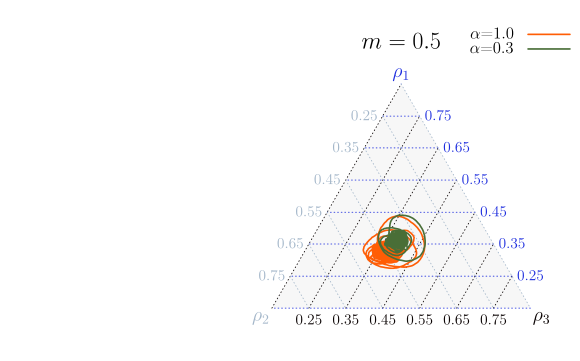

Generate this figure with gnuplot:
#!/usr/bin/gnuplot

reset

set term tikz
#set term png size 670,500
	outname = sprintf("a3m5.tex")
	set out outname
	
#set size 3.0, 2.0
	
########## Start multiplot (2x2) ##########	
	
	
##### Graph A #####

set size 1.6, 1.0


set bmargin 1
set lmargin 1
set rmargin 1
set tmargin 1
set size ratio 0.866
set yrange [0:0.866]
set xrange [0:1]
set noborder
set noxtics
set noytics
set label '$\rho_2$' at 0.12, 0.0636 center tc '#a3b6c9' font ",14"
set label '$\rho_3$' at 0.88, 0.0636 center tc '#0b0404' font ",14"
set label '$\rho_1$' at 0.5, 0.723 center tc '#1E2EDE' font ",14"

set label '$m=0.5$' at 0.5, 0.8 center tc 'black' font ",16"

set object 1 polygon from 0.15,0.0866 to 0.5,0.693 to 0.85,0.0866 to 0.15,0.0866
set object 1 back fc rgb "#f7f7f7" fillstyle solid 1.0 noborder

set style line 1 lc rgb '#0b0404' lt 0 lw 1.5 pt 6 #  green      (species 1)
set style line 2 lc rgb '#1E2EDE' lt 0 lw 1.5 pt 6 #  red	     (species 2)
set style line 3 lc rgb '#a3b6c9' lt 0 lw 1.5 pt 6 #  orange     (species 3)
set style line 4 lc rgb 'orange' lt 0 lw 1.5 pt 6 #  dark blue  (species 4)
set style line 5 lc rgb 'grey' lt 0 lw 1.5 pt 6 #  cyan	     (species 5)
set style line 6 lc rgb '#03c04a' lt 3 lw 1.5 pt 2 #  grey	     (empty space)
set style line 8 lc rgb '#496e37' lt 1 lw 3 pt 2 #  kappa-2-radius-2 013220
set style line 9 lc rgb '#ff5d05' lt 1 lw 3 pt 2 #  kappa-4-radius-2
set style line 10 lc rgb 'pink' lt 2 lw 3 pt 2 # kappa-2-radius-4
set style line 11 lc rgb 'gray' lt 1 lw 3 pt 2 # standard
set style line 12 lc rgb 'brown' lt 2 lw 3 pt 2 # kappa-4-radius-4

# x

set arrow 2 from 0.15,0.0866 to 0.5, 0.693 nohead linestyle 1
set arrow 3 from 0.25,0.0866 to 0.55, 0.606 nohead linestyle 1
set arrow 4 from 0.35,0.0866 to 0.6, 0.520 nohead linestyle 1
set arrow 5 from 0.45,0.0866 to 0.65, 0.433 nohead linestyle 1
set arrow 6 from 0.55,0.0866 to 0.7, 0.346 nohead linestyle 1
set arrow 7 from 0.65,0.0866 to 0.75, 0.260 nohead linestyle 1
set arrow 8 from 0.75,0.0866 to 0.8, 0.173 nohead linestyle 1

# Numeros x

set label '0.25' at 0.25, 0.0536 center tc rgb "#0b0404"
set label '0.35' at 0.35, 0.0536 center tc rgb "#0b0404"
set label '0.45' at 0.45, 0.0536 center tc rgb "#0b0404"
set label '0.55' at 0.55, 0.0536 center tc rgb "#0b0404"
set label '0.65' at 0.65, 0.0536 center tc rgb "#0b0404"
set label '0.75' at 0.75, 0.0536 center tc rgb "#0b0404"

# z

set arrow 12 from 0.85, 0.0866 to 0.15, 0.0866 nohead linestyle 2
set arrow 13 from 0.80, 0.173 to 0.20, 0.173 nohead linestyle 2
set arrow 14 from 0.75, 0.260 to 0.25, 0.260 nohead linestyle 2
set arrow 15 from 0.7, 0.346 to 0.30, 0.346 nohead linestyle 2
set arrow 16 from 0.65, 0.433 to 0.35, 0.433 nohead linestyle 2
set arrow 17 from 0.6, 0.520 to 0.40, 0.520 nohead linestyle 2
set arrow 18 from 0.55, 0.606 to 0.45, 0.606 nohead linestyle 2
set arrow 19 from 0.5, 0.693 to 0.50, 0.693 nohead linestyle 2

# Numeros z

set label '0.25' at 0.85, 0.173 center tc rgb "#1E2EDE"
set label '0.35' at 0.8, 0.260 center tc rgb "#1E2EDE"
set label '0.45' at 0.75, 0.346 center tc rgb "#1E2EDE"
set label '0.55' at 0.7, 0.433 center tc rgb "#1E2EDE"
set label '0.65' at 0.65, 0.520 center tc rgb "#1E2EDE"
set label '0.75' at 0.6, 0.606 center tc rgb "#1E2EDE"
# y

set arrow 24 from 0.2, 0.173 to 0.25,0.0866 nohead linestyle 3
set arrow 25 from 0.25, 0.260 to 0.35,0.0866 nohead linestyle 3
set arrow 26 from 0.3, 0.346 to 0.45,0.0866 nohead linestyle 3
set arrow 27 from 0.35, 0.433 to 0.55,0.0866 nohead linestyle 3
set arrow 28 from 0.4, 0.520 to 0.65,0.0866 nohead linestyle 3
set arrow 29 from 0.45, 0.606 to 0.75,0.0866 nohead linestyle 3
set arrow 30 from 0.5, 0.693 to 0.85,0.0866 nohead linestyle 3

# Numeros y


set label '0.25' at 0.4, 0.606 center tc rgb "#a3b6c9"
set label '0.35' at 0.35, 0.520 center tc rgb "#a3b6c9"
set label '0.45' at 0.3, 0.433 center tc rgb "#a3b6c9"
set label '0.55' at 0.25, 0.346 center tc rgb "#a3b6c9"
set label '0.65' at 0.2, 0.260 center tc rgb "#a3b6c9"
set label '0.75' at 0.15, 0.173 center tc rgb "#a3b6c9"

#set key inside right center Left
set key font ",12"

#set key top left Right samplen 2 at 0.25, 0.57



plot "<awk '{print ($3+2*$5)/(2*($3+$4+$5)), sqrt(3)*$3/(2*($3+$4+$5))}' densitiesk2r2-0.5.dat" t '$\alpha$=1.0' with lines ls 9,\
     "<awk '{print ($3+2*$5)/(2*($3+$4+$5)), sqrt(3)*$3/(2*($3+$4+$5))}' densitiesa3m5.dat" t '$\alpha$=0.3' with lines ls 8
             
